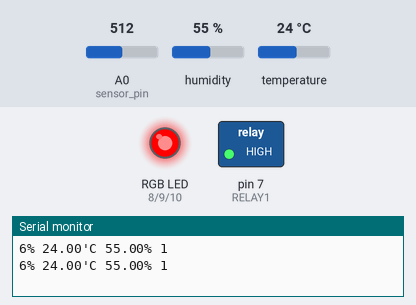
A sketch run on a simulated Arduino Uno, built with avr-gcc and run on an emulated ATmega328P. On the bench: switched loads named in the sketch (green lamp = pin HIGH), an RGB LED mixed from three pins (HIGH = lit), the last lines printed to the serial monitor. Wiring (inferred from the names in the program): DHT11 sensor: data pin 6. The test bench sets the inputs (shaded band); at power-on: A0 (sensor_pin) = 512, humidity 55 %, temperature 24 °C.

Above: at 1.8 s.
1.9 s: A0 (sensor_pin) set to 391
3.4 s: A0 (sensor_pin) set to 364
At 5.2 s:
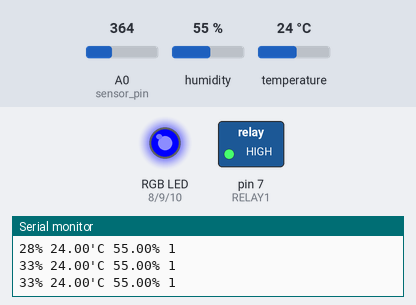
5.5 s: A0 (sensor_pin) set to 336
7.3 s: A0 (sensor_pin) set to 310
At 9.1 s:
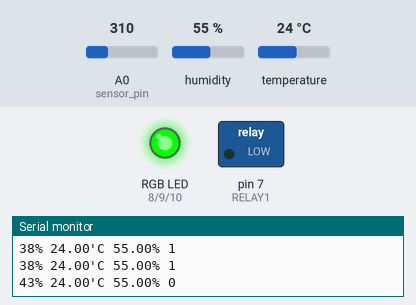
9.6 s: A0 (sensor_pin) set to 511
At 10.5 s:
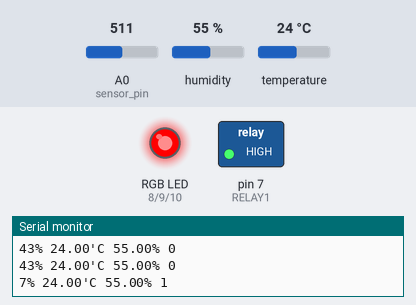
11.6 s: A0 (sensor_pin) set to 306
At 13.0 s:
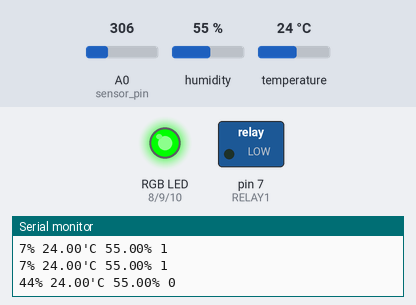
Timing chart, 0 to 14.6 s (numbered marks = the images above; inputs shaded):
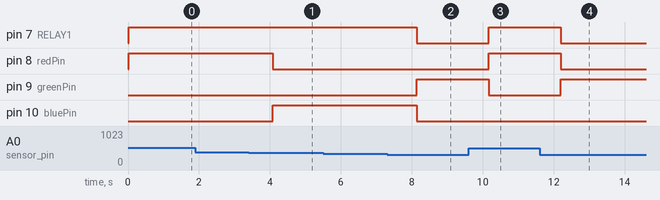

Measured:
- the behaviour switches between 380 and 379 on A0 (sensor_pin) (found by bisection; images 0 and 1)
- the behaviour switches between 325 and 324 on A0 (sensor_pin) (found by bisection; images 1 and 2)
- after the input at 3.4 s, pin 8 (redPin): HIGH → LOW after 0.68 s; pin 10 (bluePin): LOW → HIGH after 0.68 s
- after the input at 7.3 s, pin 7 (RELAY1), pin 10 (bluePin): HIGH → LOW after 0.84 s; pin 9 (greenPin): LOW → HIGH after 0.84 s
- after the input at 9.6 s, pin 7 (RELAY1), pin 8 (redPin): LOW → HIGH after 0.56 s; pin 9 (greenPin): HIGH → LOW after 0.56 s
- after the input at 11.6 s, pin 7 (RELAY1), pin 8 (redPin): HIGH → LOW after 0.59 s; pin 9 (greenPin): LOW → HIGH after 0.59 s

The sketch:

moisture_rgb_warning.ino
```cpp
#include "DHT.h"

#define DHTPIN 6
#define DHTTYPE DHT11   // DHT 11
//hum sensor
int sensor_pin = A0;
int output_value ;

//relay
#define RELAY1  7
int valve = 0;

// rgb
int redPin = 8;
int greenPin =9;
int bluePin = 10;

DHT dht(DHTPIN, DHTTYPE);
float temp_out,humid_out;

void setup() {
  Serial.begin(115200);
  pinMode(RELAY1, OUTPUT);
  digitalWrite(RELAY1,0);          // Turns Relay Off
  pinMode(redPin, OUTPUT);
  pinMode(greenPin, OUTPUT);
  pinMode(bluePin, OUTPUT);
  dht.begin();
   }

void loop() {
   getEnvData();

 if (output_value < 80 && output_value > 40) {
    setColor(0, 255, 0);  // green
    digitalWrite(RELAY1,0);          // Turns Relay Off
    valve=0;
  }
 if (output_value < 40 && output_value > 30 ) {
     setColor(0, 0, 255);  // blue
    }
 if (output_value < 30 && output_value > 5 ) {
    setColor(255, 0, 0);  // red
    digitalWrite(RELAY1,1);           // Turns ON Relays 1
    valve=1;
   }
 if (output_value < 5 && output_value > -10 ) {
    setColor(100, 100, 100);  // white
    digitalWrite(RELAY1,0);
    valve=0;
   }

   Serial.print(output_value);
   Serial.print("%");
   Serial.print(" ");
   Serial.print(temp_out);
   Serial.print("'C ");
   Serial.print(humid_out);
   Serial.print("% ");
   Serial.println(valve);

   delay(1000);


   }

void getEnvData(){
   // Read humid from soil
   output_value= analogRead(sensor_pin);
  output_value = map(output_value,550,0,0,100);
  // Read temperature as Celsius (the default)
  temp_out = dht.readTemperature();
  humid_out = dht.readHumidity();

  }

void setColor(int red, int green, int blue)
{
  #ifdef COMMON_ANODE
    red = 255 - red;
    green = 255 - green;
    blue = 255 - blue;
  #endif
  analogWrite(redPin, red);
  analogWrite(greenPin, green);
  analogWrite(bluePin, blue);
}
```
